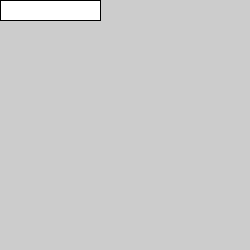
Frame 1 (no input)
Frame 60 (the mouse pressed at the canvas centre just before this capture): identical to frame 1, image omitted
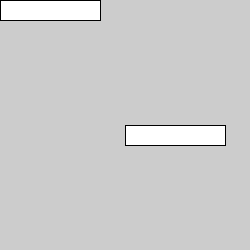
Frame 120 (the mouse held since frame 60 and released just before this capture)

The Processing sketch that drew these frames (run headless with seeded random() and noise(); from frame 60 on, the mouse is pressed at the canvas centre):

// Processing sketch: processing_152003
// ── processing_152003.pde

int x, y;
 
void setup() {
 
size(250, 250);
}
 
void draw() {
 
x = mouseX;
 
y = mouseY;
 
println(x + " !" + y);
 
rect(x, y, 100, 20);
}
